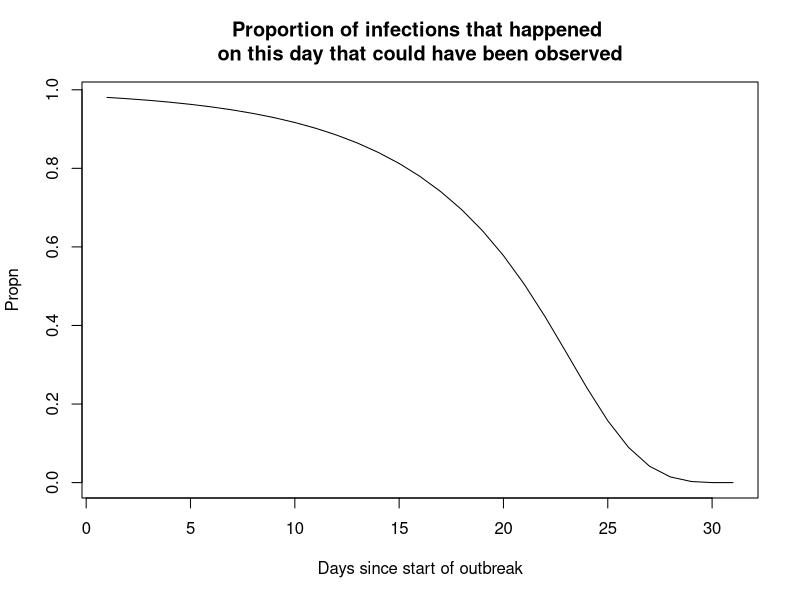

Source code (R):
## Toy parameters for weibull dist on incubation period
alpha <- 2.8
sigma <- 6

days_future <- 41
days_observed <- 31

## All the event delays (ie. incu + confirm delay)
## that would lead to an observation after a given delay
all_delays <- expand.grid(confirm=1:days_future, sympt=0:days_future)
all_delays$total_delay <- all_delays$confirm + all_delays$sympt

## For each day 0 to days_future - 1 days in the future
prop_seen <- numeric(days_future)

## For each day in the future
for(j in 1:days_future) {
  ## Get the event delay combinations that would lead
  ## to an infection being observed on this day
    tmp <- all_delays[all_delays$total_delay == j,]
    prob <- 0
    ## Probabilities for each of these combinations being observed on that day
    for(i in 1:nrow(tmp)){
      x <- tmp[i,]
      ## Weibull incubation and geometric confirmation delay
      prob <- prob + dweibull(x$sympt, alpha, sigma) * dgeom(x$confirm-1, 0.15)
    }
    ## Proportion of past cases seen is therefore the sum of these probabilities
    prop_seen[j] <- prob
}

## Now go forward in time for days_observed days to see how many existing infections
## we expect to have been observed
all_props <- matrix(0, ncol=days_observed,nrow=days_observed)
for(i in 1:days_observed){
  lag <- i
  capture <- 1:min(ncol(all_props) - i, length(prop_seen))
  all_props[i, capture+lag-1] <- prop_seen[capture]
}
plot(rowSums(all_props), type="l", 
     xlab="Days since start of outbreak",
     main="Proportion of infections that happened \non this day that could have been observed",
    ylab="Propn")
